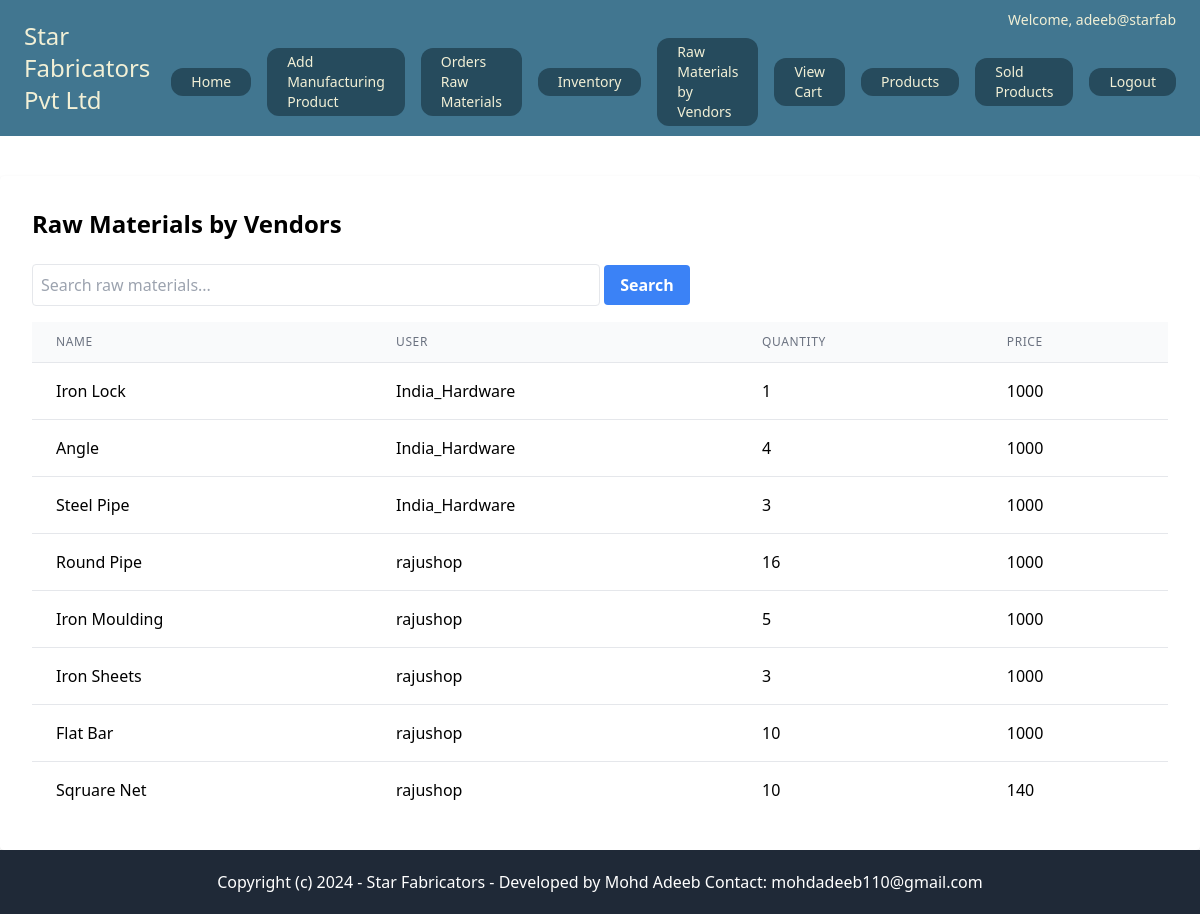
The page /core/raw-materials/ (signed in) on the database its author committed.
### core/models.py (models this page shows, shortened)
class RawMaterial(models.Model):
    user = models.ForeignKey(User, on_delete=models.CASCADE)
    name = models.CharField(max_length=255)
    description = models.TextField()
    image = models.ImageField(upload_to='raw_materials/')
    quantity = models.IntegerField()
    price = models.IntegerField(default=1000)

### core/views.py (the view)
# urls.py: path('raw-materials/', views.raw_materials_view, name='raw_materials'),
@superuser_required
@login_required
def raw_materials_view(request):
    query = request.GET.get('q')
    if query:
        raw_materials = RawMaterial.objects.filter(
            models.Q(name__icontains=query) |
            models.Q(description__icontains=query) |
            models.Q(user__username__icontains=query) |
            models.Q(quantity__icontains=query) |
            models.Q(price__icontains=query)
        )
    else:
        raw_materials = RawMaterial.objects.all()
    return render(request, 'core/raw_materials.html', {'raw_materials': raw_materials})

### core/views.py (called while the page is built)
def superuser_required(view_func):
    decorated_view_func = user_passes_test(lambda u: u.is_superuser)(view_func)
    return decorated_view_func

### userprofile/context_processors.py (called while the page is built)
def user_profile(request):
    if request.user.is_authenticated:
        try:
            profile = Userprofile.objects.get(user=request.user)
        except Userprofile.DoesNotExist:
            profile = None
    else:
        profile = None
    return {'user_profile': profile}

### core/templates/core/raw_materials.html (shortened to what this page needs)
{% extends "core/base.html" %}
{% block content %}
<div class="max-w-7xl mx-auto mt-10 bg-white p-8 rounded shadow">
    <h2 class="text-2xl font-bold mb-6">Raw Materials by Vendors</h2>
    <form method="GET" action="{% url 'raw_materials' %}" class="mb-4">
        <input type="text" name="q" placeholder="Search raw materials..." value="{{ request.GET.q }}" class="border rounded p-2 w-full md:w-1/2">
        <button type="submit" class="bg-blue-500 hover:bg-blue-700 text-white font-bold py-2 px-4 rounded mt-2 md:mt-0">Search</button>
    </form>
    <table class="min-w-full divide-y divide-gray-200">
        <thead class="bg-gray-50">
            <tr>
                <th class="px-6 py-3 text-left text-xs font-medium text-gray-500 uppercase tracking-wider">Name</th>
                <th class="px-6 py-3 text-left text-xs font-medium text-gray-500 uppercase tracking-wider">User</th>
                <th class="px-6 py-3 text-left text-xs font-medium text-gray-500 uppercase tracking-wider">Quantity</th>
                <th class="px-6 py-3 text-left text-xs font-medium text-gray-500 uppercase tracking-wider">Price</th>
            </tr>
        </thead>
        <tbody class="bg-white divide-y divide-gray-200">
            {% for raw_material in raw_materials %}
            <tr>
                <td class="px-6 py-4 whitespace-nowrap">{{ raw_material.name }}</td>
                <td class="px-6 py-4 whitespace-nowrap">{{ raw_material.user.username }}</td>
                <td class="px-6 py-4 whitespace-nowrap">{{ raw_material.quantity }}</td>
                <td class="px-6 py-4 whitespace-nowrap">{{ raw_material.price }}</td>
            </tr>
            {% endfor %}
        </tbody>
    </table>
</div>
{% endblock %}

### core/templates/core/base.html (shortened to what this page needs)
<!DOCTYPE html>
<html>
<head>
  <script src="https://cdn.tailwindcss.com"></script>
</head>
<body>
  <nav class="py-2 px-6 flex justify-between navbar">
    <a href="/" class="py-2 text-2xl navbar-text mt-1 mb-1">Star Fabricators Pvt Ltd</a>
    <div class="flex flex-col items-end justify-center space-y-2">
        {% if request.user.is_authenticated %}
            <span class="navbar-text py-0 text-sm">Welcome, {{ request.user.username }}</span>
            <div class="flex items-center space-x-4">
              {% if request.user.is_superuser %}
                <a href="{% url 'main_page' %}" class="py-1 px-5 navbar-button rounded-xl text-sm navbar-text hover:bg-gray-700">Home</a>
                <a href="{% url 'manufacturing_products' %}" class="py-1 px-5 navbar-button rounded-xl text-sm navbar-text hover:bg-gray-700">Add Manufacturing Product</a>
                <a href="{% url 'order_raw_materials' %}" class="py-1 px-5 navbar-button rounded-xl text-sm navbar-text hover:bg-gray-700">Orders Raw Materials</a>
                <a href="{% url 'inventory' %}" class="py-1 px-5 navbar-button rounded-xl text-sm navbar-text hover:bg-gray-700">Inventory</a>
                <a href="{% url 'raw_materials' %}" class="py-1 px-5 navbar-button rounded-xl text-sm navbar-text hover:bg-gray-700">Raw Materials by Vendors</a>
                <a href="{% url 'view_cart' %}" class="py-1 px-5 navbar-button rounded-xl text-sm navbar-text hover:bg-gray-700">View Cart</a>
                <a href="{% url 'products' %}" class="py-1 px-5 navbar-button rounded-xl text-sm navbar-text hover:bg-gray-700">Products</a>
                <a href="{% url 'sold_products' %}" class="py-1 px-5 navbar-button rounded-xl text-sm navbar-text hover:bg-gray-700">Sold Products</a>
              {% endif %}
                <form method="post" action="{% url 'logout' %}">
                    <button type="submit" class="py-1 px-5 navbar-button rounded-xl text-sm navbar-text hover:bg-gray-700">Logout</button>
                </form>
            </div>
        {% else %}
            <div class="flex">
                <a href="{% url 'login' %}" class="py-2 px-5 mr-2 navbar-button rounded-xl text-sm navbar-text hover:bg-gray-700">Log In</a>
                <a href="{% url 'signup' %}" class="py-2 px-5 navbar-button rounded-xl text-sm navbar-text hover:bg-gray-700">Sign Up</a>
            </div>
        {% endif %}
    </div>
  </nav>
  <div class="content">
    {% block content %}
    {% endblock %}
  </div>
  <footer class="py-5 text-center bg-gray-800 text-white">
    <p class="text-base">Copyright (c) 2024 - Star Fabricators - Developed by Mohd Adeeb Contact: mohdadeeb110@gmail.com</p>
  </footer>
</body>
</html>

### core/templates/core/base.html (style rules this page uses)
body { display: flex; flex-direction: column; min-height: 100vh; }
.content { flex: 1; }
footer { flex-shrink: 0; }
.navbar { background-color: #417690; }
.navbar-text { color: #f2f0d6; }
.navbar-button { background-color: #264B5D; }

### rows shown on the page
RawMaterial: name "Iron Lock", user.username "India_Hardware", quantity "1", price "1000"
RawMaterial: name "Angle", user.username "India_Hardware", quantity "4", price "1000"
RawMaterial: name "Steel Pipe", user.username "India_Hardware", quantity "3", price "1000"
RawMaterial: name "Round Pipe", user.username "rajushop", quantity "16", price "1000"
RawMaterial: name "Iron Moulding", user.username "rajushop", quantity "5", price "1000"
RawMaterial: name "Iron Sheets", user.username "rajushop", quantity "3", price "1000"
RawMaterial: name "Flat Bar", user.username "rajushop", quantity "10", price "1000"
RawMaterial: name "Sqruare Net", user.username "rajushop", quantity "10", price "140"

### other values the page prints
{{ request.user.username }} "adeeb@starfab"
